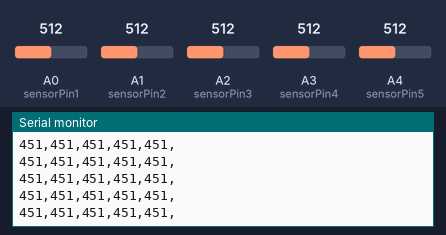
This sketch was run on a simulated Arduino Uno, built with avr-gcc and run on an emulated ATmega328P. Shown: the last lines printed to the serial monitor. The inputs (shaded band) are chosen by the test bench; at power-on: A0 (sensorPin1) = 512, A1 (sensorPin2) = 512, A2 (sensorPin3) = 512, A3 (sensorPin4) = 512, A4 (sensorPin5) = 512.

Above: at 1.2 s.
1.3 s: A0 (sensorPin1) set to 610
At 2.2 s:
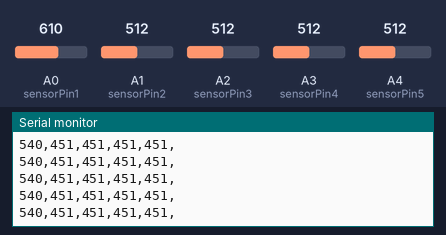
2.8 s: A1 (sensorPin2) set to 610
At 3.9 s:
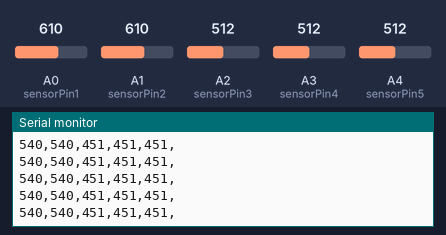
4.3 s: A2 (sensorPin3) set to 610
At 5.3 s:
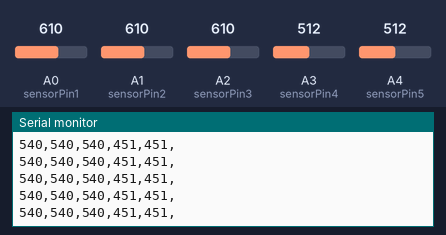
5.8 s: A3 (sensorPin4) set to 610
At 6.5 s:
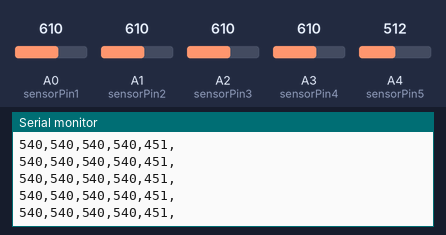
7.3 s: A4 (sensorPin5) set to 610
At 8.4 s:
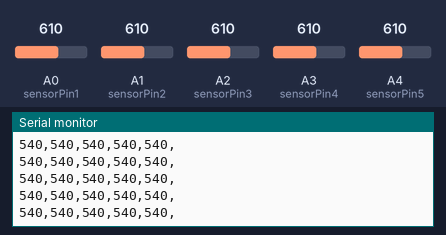
8.8 s: A0 (sensorPin1) set to 590
At 9.9 s:
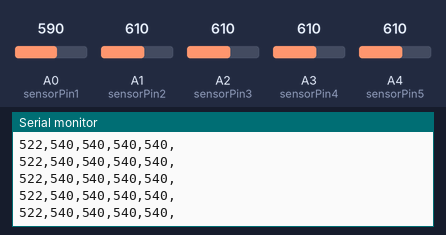
Timing chart, 0 to 11.8 s (numbered marks = the images above; inputs shaded):
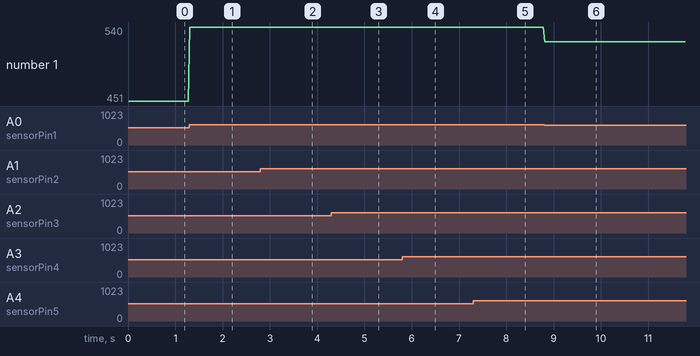

Measured:
- after the input at 1.3 s, the serial monitor: prints a new line at once (image 1)
- after the input at 2.8 s, the serial monitor: prints a new line at once (image 2)
- after the input at 4.3 s, the serial monitor: prints a new line at once (image 3)
- after the input at 5.8 s, the serial monitor: prints a new line at once (image 4)
- after the input at 7.3 s, the serial monitor: prints a new line at once (image 5)
- after the input at 8.8 s, the serial monitor: prints a new line at once (image 6)
- plotted number 1: 451 → 540 after the input at 1.3 s, 540 → 522 after the input at 8.8 s

The sketch:

code.ino
```cpp
#include <Arduino.h>

#define DEBUGSerial Serial

int sensorPin1 = A0;
int sensorPin2 = A1; 	//定义传感器的引脚
int sensorPin3 = A2;
int sensorPin4 = A3;
int sensorPin5 = A4;

//下面4项内容需要根据实际型号和量程修正

//最小量程 根据具体型号对应手册获取,单位是g，这里以RP-18.3-ST型号为例，最小量程是20g
#define PRESS_MIN	5
//最大量程 根据具体型号对应手册获取,单位是g，这里以RP-18.3-ST型号为例，最大量程是6kg
#define PRESS_MAX	600

//以下2个参数根据获取方法：
//理论上：
// 1.薄膜压力传感器不是精准的压力测试传感器，只适合粗略测量压力用，不能当压力计精确测量。
// 2. AO引脚输出的电压有效范围是0.1v到3.3v，而实际根据不同传感器范围会在这个范围内，并不一定是最大值3.3v，也可能低于3.3v，要实际万用表测量，
// 	例程只是给出理论值，想要精确请自行万用表测量然后修正以下2个AO引脚电压输出的最大和最小值
//调节方法：
//薄膜压力传感器的AO引脚输出的增益范围是通过板载AO_RES电位器调节实现的，
//想要稍微精准点，需要自己给定具体已知力，然后调节AO_RES电位器到串口输出重量正好是自己给定力就可以了
#define VOLTAGE_MIN 100
#define VOLTAGE_MAX 3300

void setup()
{
	DEBUGSerial.begin(9600); // setup serial
  Serial.begin(9600);
	Serial.println("setup end!");
}

void loop()
{
	long Fdata1 = getPressValue(sensorPin1);
  long Fdata2 = getPressValue(sensorPin2);
  long Fdata3 = getPressValue(sensorPin3);
  long Fdata4 = getPressValue(sensorPin4);
  long Fdata5 = getPressValue(sensorPin5);
	//DEBUGSerial.print("F1 = ");
	DEBUGSerial.print(Fdata1);
	DEBUGSerial.print(",");
  //DEBUGSerial.print("F2 = ");
  DEBUGSerial.print(Fdata2);
  DEBUGSerial.print(",");
  //DEBUGSerial.print("F3 = ");
  DEBUGSerial.print(Fdata3);
  DEBUGSerial.print(",");
  //DEBUGSerial.print("F4 = ");
  DEBUGSerial.print(Fdata4);
  DEBUGSerial.print(",");
  //DEBUGSerial.print("F5 = ");
  DEBUGSerial.print(Fdata5);
  DEBUGSerial.println(",");
	delay(30);
}

long getPressValue(int pin)
{
	long PRESS_AO = 0;
	int VOLTAGE_AO = 0;
	int value = analogRead(pin);

	//DEBUGSerial.print("AD = ");
	//DEBUGSerial.print(value);
	//DEBUGSerial.print(" ,");

	VOLTAGE_AO = map(value, 0, 1023, 0, 5000);

	//DEBUGSerial.print("V = ");
	//DEBUGSerial.print(VOLTAGE_AO);
	//DEBUGSerial.print(" mv,");

	if(VOLTAGE_AO < VOLTAGE_MIN)
	{
		PRESS_AO = 0;
	}
	else if(VOLTAGE_AO > VOLTAGE_MAX)
	{
		PRESS_AO = PRESS_MAX;
	}
	else
	{
		PRESS_AO = map(VOLTAGE_AO, VOLTAGE_MIN, VOLTAGE_MAX, PRESS_MIN, PRESS_MAX);
	}


	return PRESS_AO;
}
```
